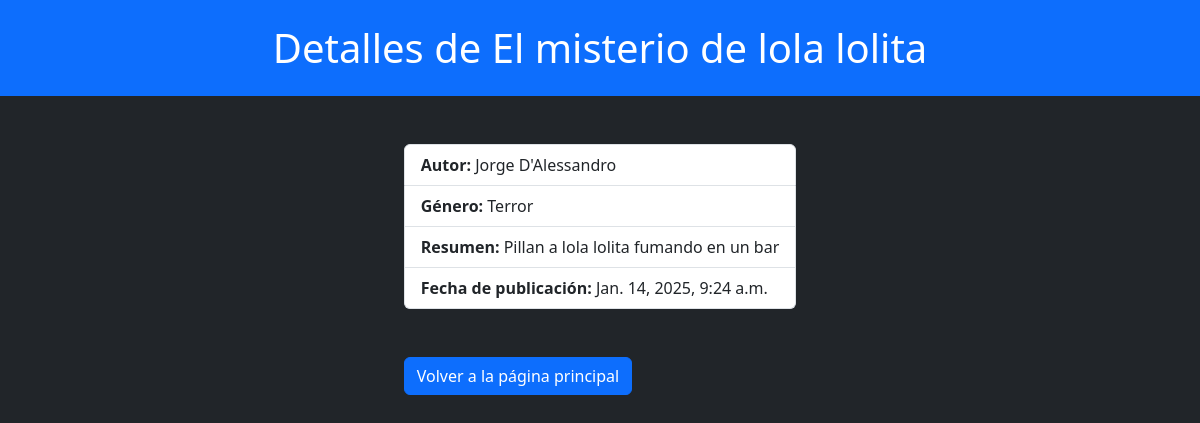
Page /books/1/ on the committed database.
### books/models.py (models this page shows, shortened)
class Book(models.Model):
    title = models.CharField(max_length=50)
    authors = models.ForeignKey(Author, on_delete=models.CASCADE)
    genre = models.ForeignKey('Genre', on_delete=models.CASCADE)
    publish_date = models.DateTimeField()
    sumary = models.TextField()

class Author(models.Model):
    first_name = models.CharField(max_length=50)
    last_name = models.CharField(max_length=50)
    birth_date = models.DateTimeField()

class Genre(models.Model):
    name = models.CharField(max_length=50)

### books/views.py (the view)
# urls.py: path("<int:book_id>/", views.detail, name='detail'),
def detail(request, book_id):
    book = get_object_or_404(Book, pk=book_id)
    return render(request, 'books/detail.html', context={'book': book})

### books/templates/books/detail.html (shortened to what this page needs)
<!DOCTYPE html>
<html lang="en">
<head>
    <link href="https://cdn.jsdelivr.net/npm/bootstrap@5.3.3/dist/css/bootstrap.min.css" rel="stylesheet">
</head>
<body class="text-bg-dark">
<h1 class="container-fluid text-center text-bg-primary p-4">Detalles de {{ book.title }}</h1>
<div class="d-grid mt-5 justify-content-center">
    <ul class="list-group">
        <li class="list-group-item"><strong>Autor:</strong> {{ book.authors.first_name }} {{ book.authors.last_name }}</li>
        <li class="list-group-item"><strong>Género:</strong>  {{ book.genre.name }}</li>
        <li class="list-group-item"><strong>Resumen:</strong> {{ book.sumary }}</li>
        <li class="list-group-item"><strong>Fecha de publicación:</strong> {{ book.publish_date }}</li>
    </ul>
    <a class="mt-5" href="{% url 'books:index' %}"><button class="btn btn-primary" type="button">Volver a la página principal</button></a>
</div>
</body>
</html>

### rows in the picture
Book: title "El misterio de lola lolita", authors.first_name "Jorge", authors.last_name "D'Alessandro", genre.name "Terror", sumary "Pillan a lola lolita fumando en un bar", publish_date "Jan. 14, 2025, 9:24 a.m."
